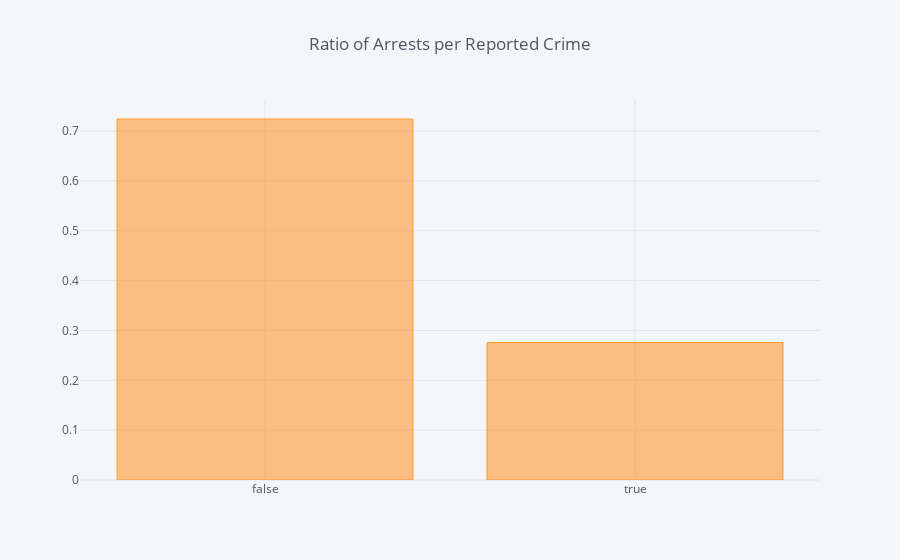

Write notebook code for a chart like this one.
### Markdown cell above
# Simple Analysis

### Code cell
arrests = pd.DataFrame(df.Arrest.value_counts()/df.shape[0])
arrests.iplot(kind='bar', title='Ratio of Arrests per Reported Crime')

### Figure 1 — Plotly figure (JSON) as saved in the notebook; plotly's stock layout.template omitted (floating-point values rounded to 4 significant figures)
{"data": [{"marker": {"color": "rgba(255, 153, 51, 0.6)", "line": {"color": "rgba(255, 153, 51, 1.0)", "width": 1}}, "name": "Arrest", "orientation": "v", "text": "", "type": "bar", "uid": "8b86897c-87ba-4bd7-a82a-088b767ab37c", "x": [false, true], "y": [0.7242, 0.2758]}], "layout": {"legend": {"bgcolor": "#F5F6F9", "font": {"color": "#4D5663"}}, "paper_bgcolor": "#F5F6F9", "plot_bgcolor": "#F5F6F9", "title": {"font": {"color": "#4D5663"}, "text": "Ratio of Arrests per Reported Crime"}, "xaxis": {"gridcolor": "#E1E5ED", "showgrid": true, "tickfont": {"color": "#4D5663"}, "title": {"font": {"color": "#4D5663"}, "text": ""}, "zerolinecolor": "#E1E5ED"}, "yaxis": {"gridcolor": "#E1E5ED", "showgrid": true, "tickfont": {"color": "#4D5663"}, "title": {"font": {"color": "#4D5663"}, "text": ""}, "zerolinecolor": "#E1E5ED"}}}
